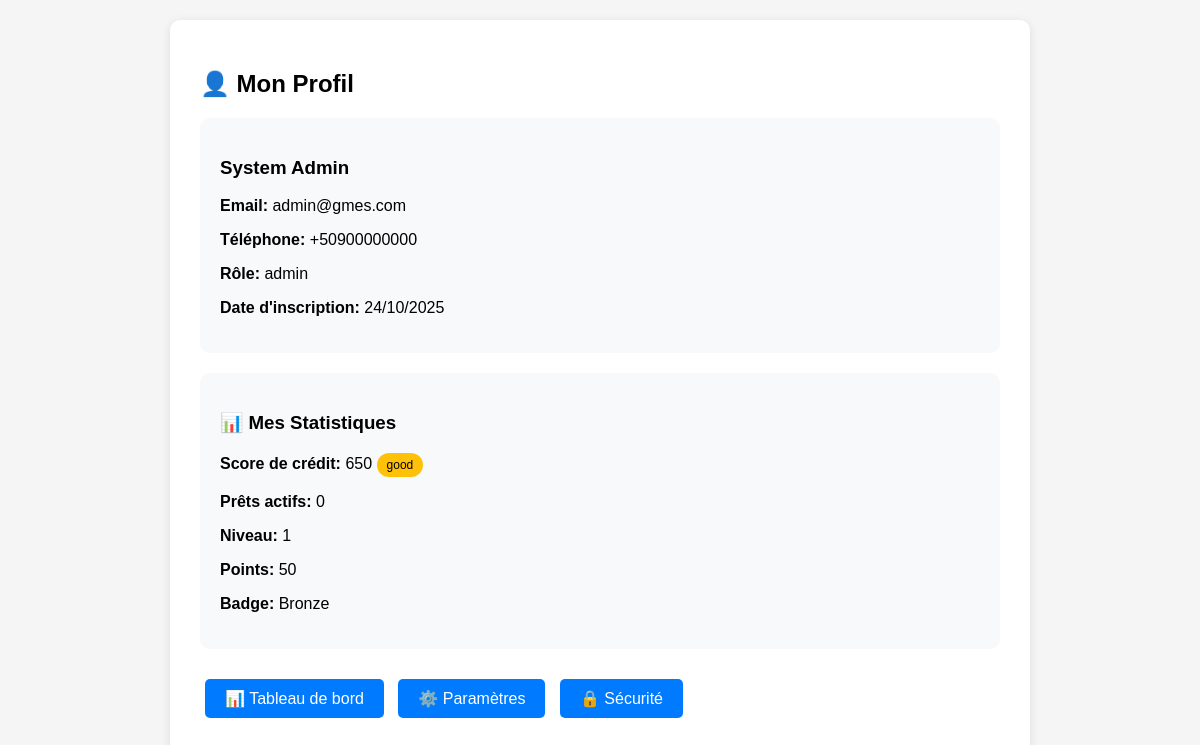
The app's page /profil (signed in) with its own data.
### app.py (models this page shows, shortened)
class User(UserMixin, db.Model):
    __tablename__ = 'users'
    id = db.Column(db.Integer, primary_key=True)
    username = db.Column(db.String(80), unique=True, nullable=True)
    email = db.Column(db.String(120), unique=True)
    password_hash = db.Column(db.String(255))
    fonction = db.Column(db.String(50))  # caissier, conseiller, etc.
    role = db.Column(db.String(20), default='client')  # client, employe, admin, superviseur
    statut = db.Column(db.String(20), default='actif')  # 'actif', 'en_attente', 'inactif'
    approuve_par = db.Column(db.Integer, db.ForeignKey('users.id'), nullable=True)  # Admin qui a approuvé
    date_approbation = db.Column(db.DateTime, nullable=True)
    permissions = db.Column(db.Text)  # Stocke les permissions en JSON
    nom = db.Column(db.String(100))
    prenom = db.Column(db.String(100))
    telephone = db.Column(db.String(20))
    date_creation = db.Column(db.DateTime, default=datetime.utcnow)
    groupe_id = db.Column(db.Integer, db.ForeignKey('groupes.id'), nullable=True)
    code_client = db.Column(db.String(20), unique=True, nullable=True)
    adresse = db.Column(db.Text)
    cin = db.Column(db.String(50), unique=True, nullable=True)
    date_naissance = db.Column(db.DateTime, nullable=True)
    profession = db.Column(db.String(100))
    revenu_mensuel = db.Column(db.Float, default=0)
    date_inscription = db.Column(db.DateTime, default=datetime.utcnow)
    groupe_id = db.Column(db.Integer, db.ForeignKey('groupes.id'), nullable=True)
    depenses_mensuelles = db.Column(db.Float, default=0)
    capacite_remboursement = db.Column(db.Float, default=0)
    photo_id = db.Column(db.String(255))
    photo_selfie = db.Column(db.String(255))
    verification_faciale = db.Column(db.Boolean, default=False)
    score_verification = db.Column(db.Float, default=0)

### app.py (the view)
@app.route('/profil')
@login_required
def profil():
    prets_actifs = Pret.query.filter_by(client_id=current_user.id, statut='approuve').count() if hasattr(current_user,
                                                                                                         'groupe_id') else 0
    stats = {
        'score_credit': 650,
        'score_categorie': 'good',
        'prets_actifs': prets_actifs,
        'montant_actifs': 0,
        'niveau': 1,
        'points': 50,
        'badge': 'Bronze'
    }
    return render_template('profil.html', user=current_user, stats=stats)

### app.py (called while the page is built)
@login_manager.user_loader
def load_user(user_id):
    return db.session.get(User, int(user_id))  # ← Version moderne au lieu de User.query.get()

@app.before_request
def list_routes():
    if not hasattr(app, 'routes_listed'):
        print("=== ROUTES DISPONIBLES ===")
        for rule in app.url_map.iter_rules():
            print(f"{rule.rule} -> {rule.endpoint}")
        print("==========================")
        app.routes_listed = True

### templates/profil.html (shortened to what this page needs)
<!DOCTYPE html>
<html>
<head>
</head>
<body>
    <div class="container">
        <h2>👤 Mon Profil</h2>
        <div class="card">
            <h3>{{ user.prenom }} {{ user.nom }}</h3>
            <p><strong>Email:</strong> {{ user.email }}</p>
            <p><strong>Téléphone:</strong> {{ user.telephone or 'Non renseigné' }}</p>
            <p><strong>Rôle:</strong> {{ user.role }}</p>
            <p><strong>Date d'inscription:</strong> {{ user.date_creation.strftime('%d/%m/%Y') }}</p>
        </div>
        <div class="card">
            <h3>📊 Mes Statistiques</h3>
            <p><strong>Score de crédit:</strong> {{ stats.score_credit }}
                <span class="badge">{{ stats.score_categorie }}</span>
            </p>
            <p><strong>Prêts actifs:</strong> {{ stats.prets_actifs }}</p>
            <p><strong>Niveau:</strong> {{ stats.niveau }}</p>
            <p><strong>Points:</strong> {{ stats.points }}</p>
            <p><strong>Badge:</strong> {{ stats.badge }}</p>
        </div>
        <div>
            <a href="/tableau-de-bord" class="btn">📊 Tableau de bord</a>
            <a href="/parametres" class="btn">⚙️ Paramètres</a>
            <a href="/securite" class="btn">🔒 Sécurité</a>
        </div>
    </div>
</body>
</html>

### templates/profil.html (style rules this page uses)
body { font-family: Arial, sans-serif; margin: 0; padding: 20px; background: #f5f5f5; }
.container { max-width: 800px; margin: 0 auto; background: white; padding: 30px; border-radius: 10px; box-shadow: 0 2px 10px rgba(0,0,0,0.1); }
.card { background: #f8f9fa; padding: 20px; border-radius: 10px; margin: 20px 0; }
.btn { display: inline-block; padding: 10px 20px; background: #007bff; color: white; text-decoration: none; border-radius: 5px; margin: 10px 5px; }
.badge { display: inline-block; padding: 5px 10px; background: #ffc107; color: #000; border-radius: 15px; font-size: 12px; }

### records on screen
User: prenom "System", nom "Admin", email "admin@gmes.com", telephone "+50900000000", role "admin", date_creation "24/10/2025"

### other values on screen
{{ stats.score_credit }} "650"
{{ stats.score_categorie }} "good"
{{ stats.prets_actifs }} "0"
{{ stats.niveau }} "1"
{{ stats.points }} "50"
{{ stats.badge }} "Bronze"
